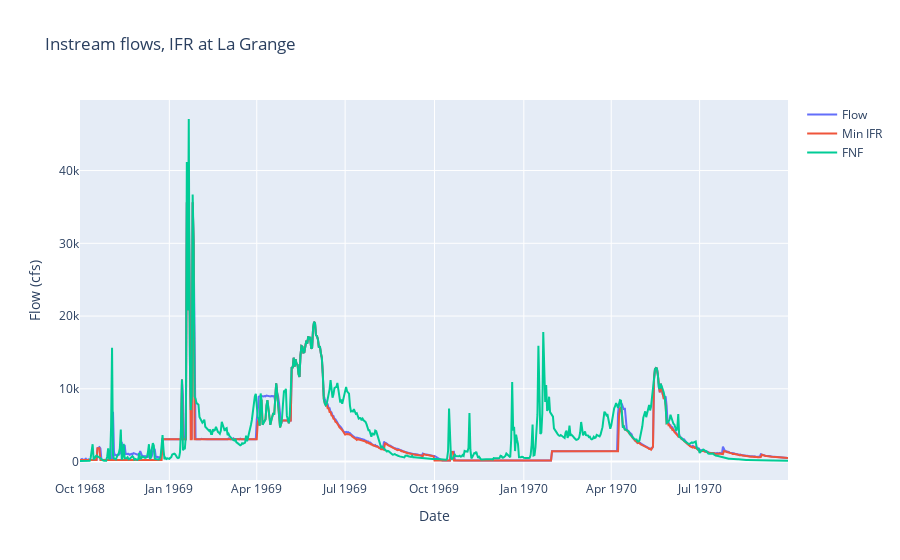

The cell this chart's notebook holds for it:
### Code cell
start = '1968-10-01'
end = '1970-09-30'

# Load data

node = ff_nodes[basin]
df_flow = load_data('InstreamFlowRequirement_Flow_mcm.csv', node)
df_ifr_min = load_data('InstreamFlowRequirement_Min Flow_mcm.csv', node)
df_storage = load_data('Reservoir_Storage_mcm.csv', reservoir)

# df_storage = load_data('')

df = pd.concat([df_flow, df_ifr_min], axis=1)
df.columns = ['Flow', 'Min IFR']
df *= 35.315 * 1e6 / 24 / 3600
# print(df.head())

# load fnf
df_fnf = pd.read_csv(fnf_path, index_col=0, parse_dates=True, header=0)
df_fnf *= 1 / 0.0864 * 35.315
df_fnf.head()

df_short = df.loc[start:end]
df_fnf_short = df_fnf.loc[start:end]

# Plot data

line1 = go.Scatter(x=df_short.index, y=df_short['Flow'], name='Flow')
line2 = go.Scatter(x=df_short.index, y=df_short['Min IFR'], name='Min IFR')
line3 = go.Scatter(x=df_fnf_short.index, y=df_fnf_short['flow'], name='FNF')

data = [line1, line2, line3]

layout = go.Layout(title="Instream flows, " + node,
                xaxis=dict(title='Date'),
                yaxis=dict(title='Flow (cfs)'))

fig = go.Figure(data=data, layout=layout)

py.iplot(fig, filename='instream_flows')

### Figure 1 — Plotly figure (JSON) as saved in the notebook; plotly's stock layout.template omitted (floating-point values rounded to 4 significant figures; data arrays with more than 128 entries replaced by an {"elided": "..."} marker saying what was removed)
{"data": [{"name": "Flow", "type": "scatter", "x": {"elided": "730 str values"}, "y": {"elided": "730 float values"}}, {"name": "Min IFR", "type": "scatter", "x": {"elided": "730 str values"}, "y": {"elided": "730 float values"}}, {"name": "FNF", "type": "scatter", "x": {"elided": "730 str values"}, "y": {"elided": "730 float values"}}], "layout": {"autosize": true, "title": {"text": "Instream flows, IFR at La Grange"}, "xaxis": {"autorange": true, "range": ["1968-10-01", "1970-09-30"], "title": {"text": "Date"}, "type": "date"}, "yaxis": {"autorange": true, "range": [-2533.0, 49700.0], "title": {"text": "Flow (cfs)"}, "type": "linear"}}}
